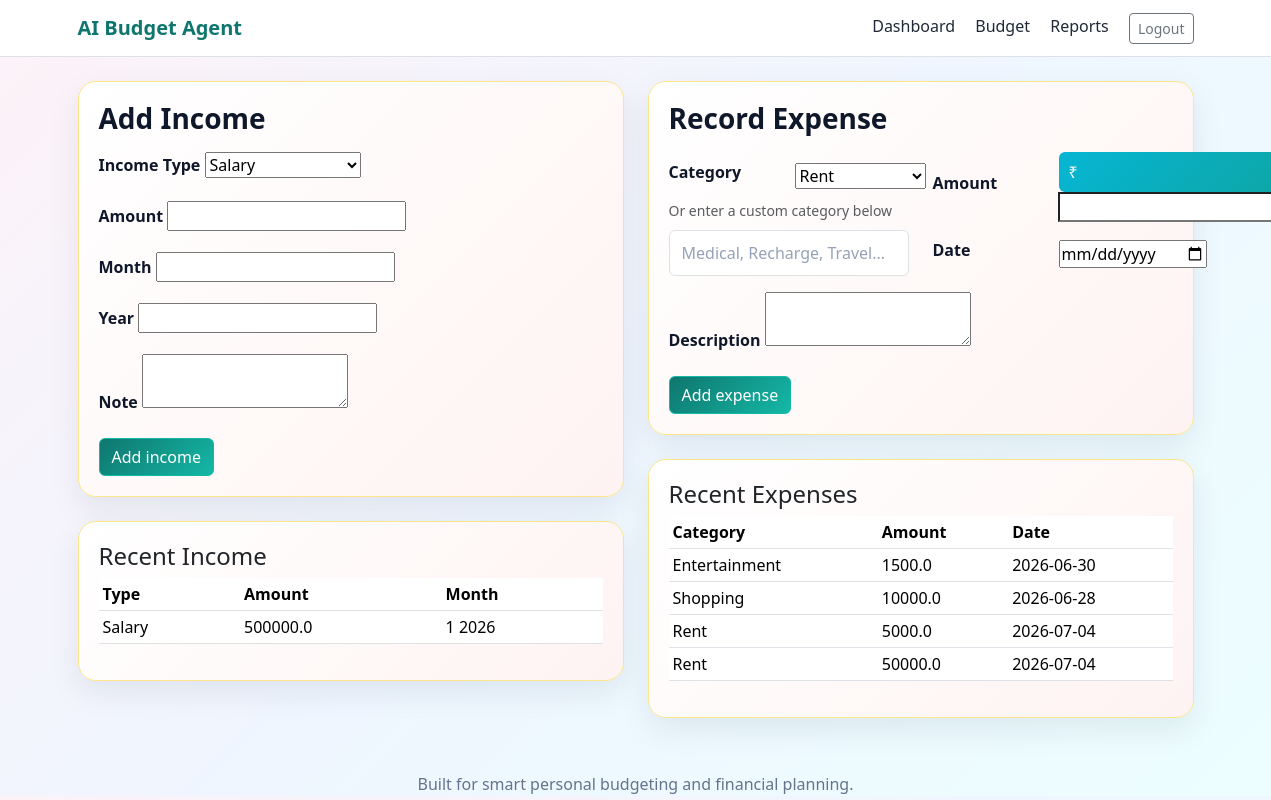
The page /budget (signed in) on the database its author committed.
### tables this page shows
CREATE TABLE incomes (
            id INTEGER PRIMARY KEY AUTOINCREMENT,
            user_id INTEGER NOT NULL,
            income_type TEXT NOT NULL,
            amount REAL NOT NULL,
            month TEXT,
            year TEXT,
            note TEXT,
            created_at TEXT NOT NULL,
            FOREIGN KEY (user_id) REFERENCES users(id)
        );

CREATE TABLE expenses (
            id INTEGER PRIMARY KEY AUTOINCREMENT,
            user_id INTEGER NOT NULL,
            category TEXT NOT NULL,
            amount REAL NOT NULL,
            description TEXT,
            expense_date TEXT NOT NULL,
            created_at TEXT NOT NULL,
            FOREIGN KEY (user_id) REFERENCES users(id)
        );

### app.py (the view)
    def wrapped(*args, **kwargs):
        if not get_current_user().is_authenticated:
            flash("Please sign in to continue.", "warning")
            return redirect(url_for("login"))
        return view_func(*args, **kwargs)

### app.py (called while the page is built, shortened)
def get_current_user():
    user_id = session.get("user_id")
    if not user_id:
        return AnonymousUser()
    db = get_db()
    row = db.execute("SELECT id, username, email FROM users WHERE id = ?", (user_id,)).fetchone()
    if row:
        return User(row[0], row[1], row[2])
    session.pop("user_id", None)
    return AnonymousUser()

@app.context_processor
def inject_user():
    return {"current_user": get_current_user()}

def login_required(view_func):
    def wrapped(*args, **kwargs):
        if not get_current_user().is_authenticated:
            flash("Please sign in to continue.", "warning")
            return redirect(url_for("login"))
        return view_func(*args, **kwargs)
    wrapped.__name__ = view_func.__name__
    return wrapped

def get_db():
    if "db" not in g:
        conn = sqlite3.connect(DB_PATH)
        conn.row_factory = sqlite3.Row
        g.db = conn
    return g.db

def ensure_dataset():
    if DATASET_PATH.exists():
        return

@app.before_request
def ensure_db_ready():
    init_db()
    ensure_dataset()

@app.route("/budget", methods=["GET", "POST"])
@login_required
def budget():
    income_form = IncomeForm(request.form)
    expense_form = ExpenseForm(request.form)
    db = get_db()
    incomes = db.execute("SELECT income_type, amount, month, year, note, created_at FROM incomes WHERE user_id = ? ORDER BY created_at DESC LIMIT 10", (get_current_user().id,)).fetchall()
    expenses = db.execute("SELECT category, amount, description, expense_date, created_at FROM expenses WHERE user_id = ? ORDER BY created_at DESC LIMIT 10", (get_current_user().id,)).fetchall()
    summary = calculate_summary(get_current_user().id)
    return render_template("budget.html", income_form=income_form, expense_form=expense_form, incomes=incomes, expenses=expenses, summary=summary)

    def hidden_tag(self):
        return Markup("")

### templates/budget.html (shortened to what this page needs)
{% extends "base.html" %}
{% block content %}
<div class="row g-4">
    <div class="col-lg-6">
        <div class="card mb-4">
            <h3 class="mb-3">Add Income</h3>
            <form method="post">
                <div class="mb-3">
                    <label class="form-label">Income Type</label>
                    {{ income_form.income_type(class_='form-select') }}
                </div>
                <div class="mb-3">
                    <label class="form-label">Amount</label>
                    {{ income_form.amount(class_='form-control') }}
                </div>
                <div class="mb-3">
                    <label class="form-label">Month</label>
                    {{ income_form.month(class_='form-control') }}
                </div>
                <div class="mb-3">
                    <label class="form-label">Year</label>
                    {{ income_form.year(class_='form-control') }}
                </div>
                <div class="mb-3">
                    <label class="form-label">Note</label>
                    {{ income_form.note(class_='form-control') }}
                </div>
                <button class="btn btn-primary" type="submit">Add income</button>
            </form>
        </div>
        <div class="card">
            <h4>Recent Income</h4>
            <table class="table table-sm">
                <thead><tr><th>Type</th><th>Amount</th><th>Month</th></tr></thead>
                <tbody>
                    {% for item in incomes %}
                    <tr><td>{{ item.income_type }}</td><td>{{ item.amount }}</td><td>{{ item.month }} {{ item.year }}</td></tr>
                    {% endfor %}
                </tbody>
            </table>
        </div>
    </div>
    <div class="col-lg-6">
        <div class="card mb-4">
            <h3 class="mb-3">Record Expense</h3>
            <form method="post">
                <div class="row form-row align-items-end">
                    <div class="col-md-6">
                        <div class="d-flex align-items-center gap-3 inline-field">
                            <label class="form-label inline-label">Category</label>
                            {{ expense_form.category(class_='form-select accent-input flex-grow-1') }}
                        </div>
                        <small class="form-text text-muted">Or enter a custom category below</small>
                        <input class="form-control mt-2" type="text" name="custom_category" placeholder="Medical, Recharge, Travel...">
                    </div>
                    <div class="col-md-6">
                        <div class="d-flex align-items-center gap-3 inline-field">
                            <label class="form-label inline-label">Amount</label>
                            <div class="input-group flex-grow-1">
                                <span class="input-group-text currency">₹</span>
                                {{ expense_form.amount(class_='form-control accent-input') }}
                            </div>
                        </div>
                        <div class="d-flex align-items-center gap-3 mt-3 inline-field">
                            <label class="form-label inline-label">Date</label>
                            {{ expense_form.expense_date(class_='form-control') }}
                        </div>
                    </div>
                </div>
                <div class="mb-3 mt-3">
                    <label class="form-label">Description</label>
                    {{ expense_form.description(class_='form-control') }}
                </div>
                <button class="btn btn-primary" type="submit">Add expense</button>
            </form>
        </div>
        <div class="card">
            <h4>Recent Expenses</h4>
            <table class="table table-sm">
                <thead><tr><th>Category</th><th>Amount</th><th>Date</th></tr></thead>
                <tbody>
                    {% for item in expenses %}
                    <tr><td>{{ item.category }}</td><td>{{ item.amount }}</td><td>{{ item.expense_date }}</td></tr>
                    {% endfor %}
                </tbody>
            </table>
        </div>
    </div>
</div>
{% endblock %}

### templates/base.html (shortened to what this page needs)
<!doctype html>
<html lang="en">
<head>
    <link href="https://cdn.jsdelivr.net/npm/bootstrap@5.3.3/dist/css/bootstrap.min.css" rel="stylesheet">
    <link rel="stylesheet" href="{{ url_for('static', filename='style.css') }}">
</head>
<body>
<nav class="navbar navbar-expand-lg navbar-light bg-white border-bottom">
    <div class="container">
        <a class="navbar-brand" href="{{ url_for('index') }}">AI Budget Agent</a>
        <div class="ms-auto">
            {% if current_user.is_authenticated %}
            <a class="nav-link d-inline-block me-3" href="{{ url_for('dashboard') }}">Dashboard</a>
            <a class="nav-link d-inline-block me-3" href="{{ url_for('budget') }}">Budget</a>
            <a class="nav-link d-inline-block me-3" href="{{ url_for('reports') }}">Reports</a>
            <a class="btn btn-outline-secondary btn-sm" href="{{ url_for('logout') }}">Logout</a>
            {% else %}
            <a class="btn btn-outline-secondary btn-sm" href="{{ url_for('login') }}">Login</a>
            {% endif %}
        </div>
    </div>
</nav>
<div class="container py-4">
    {% block content %}{% endblock %}
</div>
<footer class="footer">
    <div class="container">Built for smart personal budgeting and financial planning.</div>
</footer>
</body>
</html>

### static/style.css (style rules this page uses)
body { font-family: 'Segoe UI', sans-serif; background: linear-gradient(135deg, #fdf2f8, #eff6ff, #ecfeff); color: #1f2937; }
.navbar-brand { font-weight: 700; color: #0f766e !important; }
.hero-card, .card { background: linear-gradient(135deg, #ffffff, #fef3f2); border: 1px solid #fde68a; border-radius: 18px; box-shadow: 0 12px 32px rgba(15, 23, 42, 0.08); padding: 20px; }
.btn-primary { background: linear-gradient(135deg, #0f766e, #14b8a6); border-color: #14b8a6; }
.form-row { margin-bottom: 8px; }
.input-group .currency { background: linear-gradient(135deg,#06b6d4,#0ea5a4); color: white; border: none; }
.form-label { font-weight: 600; color: #0f172a; }
.form-control::placeholder { color: #94a3b8; }
.card.mb-4 h3 { color: #0f172a; font-weight: 700; }
.currency { padding: 8px 10px; border-radius: 6px 0 0 6px; }
.form-row .form-control, .form-row .form-select, .form-row .input-group { width: 100%; display: block; }
.form-row .col-md-6 { padding-right: 12px; padding-left: 12px; }
.input-group .currency { border-right: 0; }
.inline-field { margin-bottom: 6px; }
.inline-label { min-width: 110px; display: inline-block; font-weight: 700; color: #0f172a; padding-right: 6px; }
.form-control, .form-select { padding: 10px 12px; }
.table thead { background: linear-gradient(135deg, #0f766e, #14b8a6); color: white; }
.footer { margin-top: 30px; text-align: center; color: #64748b; }

### rows shown on the page
incomes: income_type "Salary", amount "500000.0", month "1", year "2026"
expenses: category "Entertainment", amount "1500.0", expense_date "2026-06-30"
expenses: category "Shopping", amount "10000.0", expense_date "2026-06-28"
expenses: category "Rent", amount "5000.0", expense_date "2026-07-04"
expenses: category "Rent", amount "50000.0", expense_date "2026-07-04"
